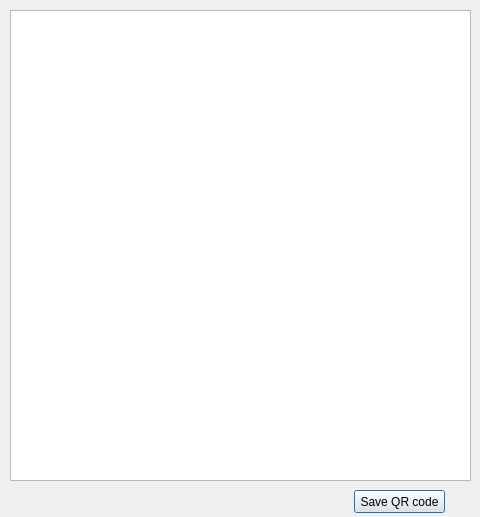
<?xml version="1.0" encoding="UTF-8"?>
<ui version="4.0">
 <class>showqr</class>
 <widget class="QDialog" name="showqr">
  <property name="geometry">
   <rect>
    <x>0</x>
    <y>0</y>
    <width>480</width>
    <height>517</height>
   </rect>
  </property>
  <property name="sizePolicy">
   <sizepolicy hsizetype="Preferred" vsizetype="Preferred">
    <horstretch>0</horstretch>
    <verstretch>0</verstretch>
   </sizepolicy>
  </property>
  <property name="windowTitle">
   <string>QR code</string>
  </property>
  <widget class="QGraphicsView" name="graphicsView">
   <property name="geometry">
    <rect>
     <x>10</x>
     <y>10</y>
     <width>461</width>
     <height>471</height>
    </rect>
   </property>
   <property name="verticalScrollBarPolicy">
    <enum>Qt::ScrollBarAlwaysOff</enum>
   </property>
   <property name="horizontalScrollBarPolicy">
    <enum>Qt::ScrollBarAlwaysOff</enum>
   </property>
  </widget>
  <widget class="QPushButton" name="savePushButton">
   <property name="geometry">
    <rect>
     <x>354</x>
     <y>490</y>
     <width>91</width>
     <height>23</height>
    </rect>
   </property>
   <property name="text">
    <string>Save QR code</string>
   </property>
  </widget>
 </widget>
 <resources/>
 <connections/>
</ui>
